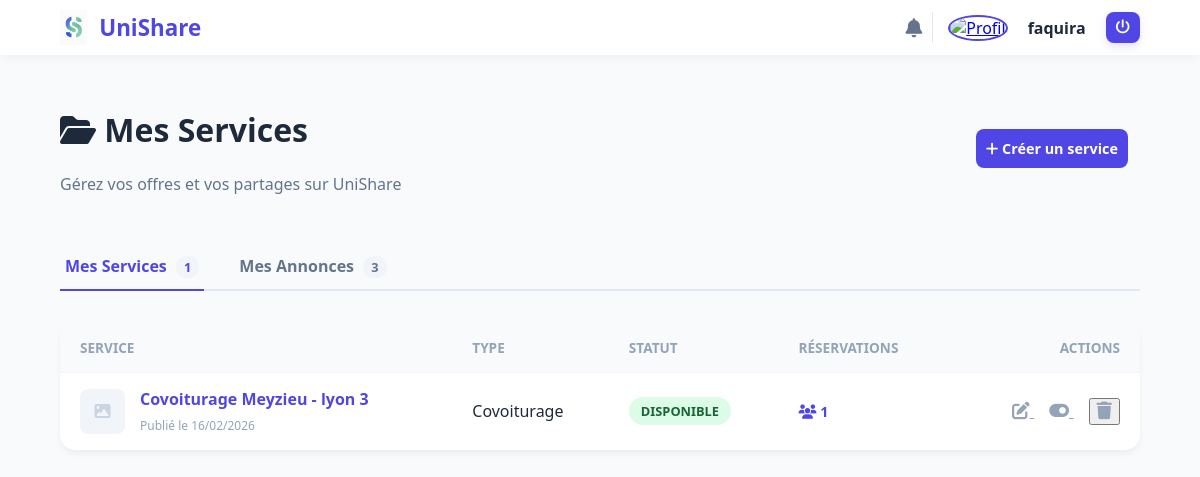
Page /services/mes-services/ (signed in) on the earlier database version.
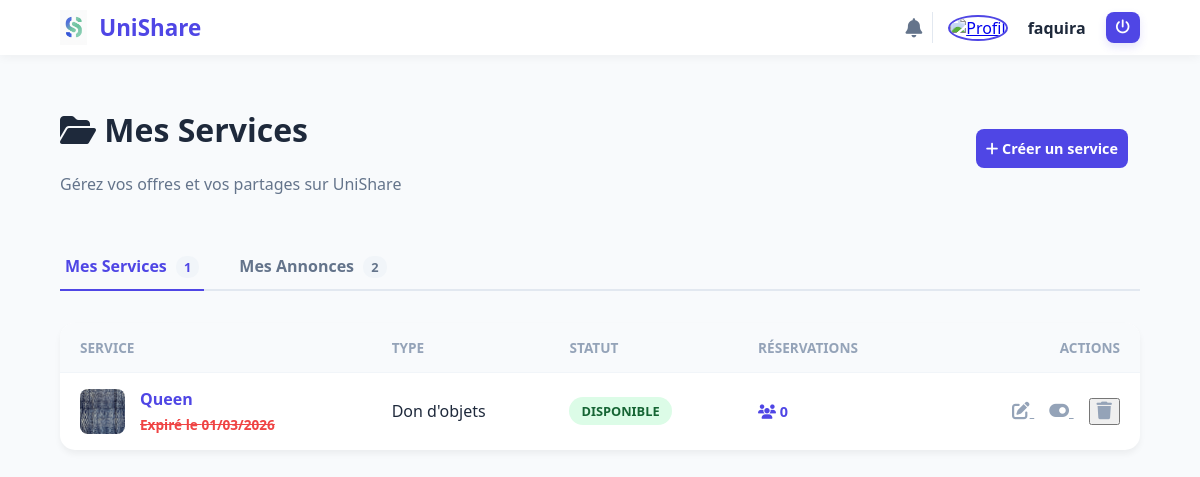
Same page on the later database version.
### UniShare/models.py (models this page shows, shortened)
class Annonce(models.Model):
    class Visibilite(models.TextChoices):
        PROMO = "PROMO", "Promo"
        ECOLE = "ECOLE", "Ecole"
        PUBLIC = "PUBLIC", "Public"
    class Categorie(models.TextChoices):
        JOB = "JOB", "Job/Stage/Alternance"
        BONPLAN = "BONPLAN", "Bon plan"
        EVENEMENT = "EVENT", "Evenement"
        AUTRE = "AUTRE", "Autre"
    id_annonce = models.AutoField(primary_key=True)
    titre = models.fields.CharField(max_length=120)
    description = models.fields.TextField()
    categorie = models.fields.CharField(max_length=10, choices=Categorie.choices, default=Categorie.AUTRE)
    visibilite = models.fields.CharField(max_length=6, choices=Visibilite.choices, default=Visibilite.PUBLIC)
    date_creation = models.fields.DateTimeField(auto_now_add=True)
    date_expiration = models.DateTimeField(null=True, blank=True)
    auteur = models.ForeignKey(Etudiant, on_delete=models.CASCADE, related_name="annonces")
    photo = models.ImageField(upload_to="photos/annonces/", blank=True, null=True)
    @property
    def is_expired(self):
        if not self.date_expiration:
            return False
        return self.date_expiration < timezone.now()

class Service(Annonce):
    class StatutService(models.TextChoices):
        DISPONIBLE = "DISPO", "Disponible"
        RESERVE = "RES", "Reserve"
    class TypeService(models.TextChoices):
        TUTORAT = "TUTORAT", "Tutorat"
        COVOIT = "COVOIT", "Covoiturage"
        DON = "DON", "Don d'objets"
        AUTRE = "AUTRE", "Autre"
    id_service = models.AutoField(primary_key=True)
    type_service = models.CharField(max_length=10,choices=TypeService.choices,default=TypeService.AUTRE)
    statut = models.fields.CharField(max_length=5, choices=StatutService.choices, default=StatutService.DISPONIBLE)
    lieu_rencontre = models.fields.CharField(max_length=120, blank=True, null=True)
    date_rencontre = models.DateTimeField(null=True, blank=True)

class Annonce(models.Model):
    class Visibilite(models.TextChoices):
        PROMO = "PROMO", "Promo"
        ECOLE = "ECOLE", "Ecole"
        PUBLIC = "PUBLIC", "Public"
    class Categorie(models.TextChoices):
        JOB = "JOB", "Job/Stage/Alternance"
        BONPLAN = "BONPLAN", "Bon plan"
        EVENEMENT = "EVENT", "Evenement"
        AUTRE = "AUTRE", "Autre"
    id_annonce = models.AutoField(primary_key=True)
    titre = models.fields.CharField(max_length=120)
    description = models.fields.TextField()
    categorie = models.fields.CharField(max_length=10, choices=Categorie.choices, default=Categorie.AUTRE)
    visibilite = models.fields.CharField(max_length=6, choices=Visibilite.choices, default=Visibilite.PUBLIC)
    date_creation = models.fields.DateTimeField(auto_now_add=True)
    date_expiration = models.DateTimeField(null=True, blank=True)
    auteur = models.ForeignKey(Etudiant, on_delete=models.CASCADE, related_name="annonces")
    photo = models.ImageField(upload_to="photos/annonces/", blank=True, null=True)
    @property
    def is_expired(self):
        if not self.date_expiration:
            return False
        return self.date_expiration < timezone.now()

### UniShare/views.py (the view)
# urls.py: path("services/mes-services/", views.mesServices, name="mesServices"),
def mesServices(request):
    redirection = verifier_connexion(request)
    if redirection:
        return redirection
    user_id = request.session['user_id']
    auteur = Etudiant.objects.get(id=user_id)
    services = Service.objects.filter(auteur=auteur)
    annonces = Annonce.objects.filter(auteur=auteur, service__isnull=True)
    return render(request, "UniShare/Service/mesServices.html", {
        "lesservices": services,
        "lesannonces": annonces
    })

### UniShare/utils.py (called while the page is built)
def verifier_connexion(request):
    if 'user_id' not in request.session:
        return HttpResponseRedirect(reverse("connexion"))
    return None

def global_notifications(request):
    nb_notif = 0
    if request.session.get('user_id'):
        try:
            etudiant = Etudiant.objects.get(id=request.session['user_id'])
            notifications = Notification.objects.filter(auteur=etudiant, lu=False).order_by('-date')
            nb_notif = notifications.count()
        except Etudiant.DoesNotExist:
            nb_notif = 0
    return {
        'nb_notif': nb_notif
    }

### UniShare/templates/UniShare/Service/mesServices.html (shortened to what the changed rows need)
{% extends "UniShare/base.html" %}
{% load static %}
{% block content %}
<main class="dashboard-page">
    <div class="dashboard-header">
        <div>
            <h1><i class="fas fa-folder-open"></i> Mes Services</h1>
        </div>
    </div>
    <div class="tabs-container">
        <div class="tabs">
            <a href="{% url 'mesAnnonces' %}" class="tab-link">
                Mes Annonces <span class="count-badge">{{ lesannonces|length }}</span>
            </a>
        </div>
    </div>
    <section class="publications-list">
        {% if lesservices %}
            <div class="table-container">
                <table class="manage-table">
                    <thead>
                        <tr>
                            <th>Service</th>
                            <th>Type</th>
                            <th>Statut</th>
                            <th>Réservations</th>
                            <th class="text-right">Actions</th>
                        </tr>
                    </thead>
                    <tbody>
                        {% for service in lesservices %}
                        <tr>
                            <td class="td-main">
                                <div class="td-content">
                                    {% if service.photo %}
                                        <img src="{{ service.photo.url }}" class="mini-img">
                                    {% else %}
                                        <div class="mini-img-placeholder"><i class="fas fa-image"></i></div>
                                    {% endif %}
                                    <div>
                                        <a href="{% url 'serviceDetail' service.id_service %}" class="title-link">{{ service.titre }}</a>
                                            {% if service.is_expired %}
                                                <span class="date-expire expired">Expiré le {{ service.date_expiration|date:"d/m/Y" }}</span>
                                            {%else %}
                                                <span class="date-sub">Publié le {{ service.date_creation|date:"d/m/Y" }}</span>
                                            {% endif %}
                                    </div>
                                </div>
                            </td>
                            <td><span class="tag-light">{{ service.get_type_service_display }}</span></td>
                            <td>
                                <span class="status-pill {{ service.statut|lower }}">
                                    {{ service.get_statut_display }}
                                </span>
                            </td>
                            <td>
                                <a href="{% url 'reservationsService' service.id_service %}" class="res-count">
                                    <i class="fas fa-users"></i> {{ service.reservations.count }}
                                </a>
                            </td>
                            <td class="text-right actions-cell">
                                <a href="{% url 'modifierService' service.id_service %}" class="btn-icon" title="Modifier">
                                    <i class="fas fa-edit"></i>
                                </a>
                                <a href="{% url 'changerStatutService' service.id_service %}" class="btn-icon" title="Changer le statut">
                                    <i class="fas fa-toggle-on"></i>
                                </a>
                                <form method="post" action="{% url 'supprimerService' service.id_service %}" style="display:inline">
                                    <button type="submit" class="btn-icon delete confirm-action" data-confirm="Supprimer ce service ?" title="Supprimer">
                                        <i class="fas fa-trash"></i>
                                    </button>
                                </form>
                            </td>
                        </tr>
                        {% endfor %}
                    </tbody>
                </table>
            </div>
        {% else %}
            <div class="empty-dashboard">
                <img src="{% static 'site/empty_box.png' %}" alt="Vide" style="width: 150px; opacity: 0.5;">
                <p>Vous n'avez pas encore publié de service.</p>
                <a href="{% url 'creerService' %}" class="btn-nav primary">Commencer maintenant</a>
            </div>
        {% endif %}
    </section>
</main>
{% endblock %}

Differences in the rows shown:
removed Service: titre "Covoiturage Meyzieu - lyon 3", date_creation "16/02/2026", type_service "Covoiturage", statut "DISPONIBLE", reservations.count "1"
added Service: titre "Queen", date_expiration "01/03/2026", type_service "Don d'objets", statut "DISPONIBLE", reservations.count "0"
Other differences:
{{ lesannonces|length }}: "3" → "2"
